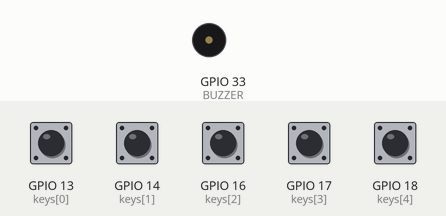
Recording of a sketch running on a simulated ESP32. Parts: buzzer (waves = sounding). Inputs (shaded band) come from the test bench; at power-on: GPIO 13 (keys[0]), GPIO 14 (keys[1]), GPIO 16 (keys[2]), GPIO 17 (keys[3]), GPIO 18 (keys[4]) HIGH.

Above: at 1.2 s.
1.3 s: GPIO 13 (keys[0]) pulled LOW for 0.15 s
At 1.38 s:
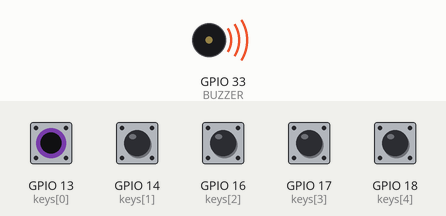
Timing chart, 0 to 4.3 s (numbered marks = the images above; inputs shaded):
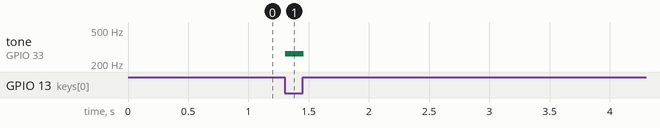

Measured:
- after the input at 1.3 s, tone on GPIO 33 (BUZZER): silent → 262 Hz at once, → silent 0.15 s later

The sketch:

L06_Piano.ino
```cpp
// Lesson 6: Button piano
// Passive buzzer on 33. Five buttons on 13, 14, 16, 17, 18
// (other legs to GND) play C, D, E, F, G.

const int BUZZER = 33;

int keys[] = {13, 14, 16, 17, 18};
int freqs[] = {262, 294, 330, 349, 392};
int lastNote = 0;

void setup() {
  for (int i = 0; i < 5; i++) {
    pinMode(keys[i], INPUT_PULLUP);
  }
}

void loop() {
  int note = 0;
  for (int i = 0; i < 5; i++) {
    if (digitalRead(keys[i]) == LOW) {
      note = freqs[i];
    }
  }

  if (note != lastNote) {
    if (note > 0) {
      tone(BUZZER, note);
    } else {
      noTone(BUZZER);
    }
    lastNote = note;
  }
  delay(10);
}
```
